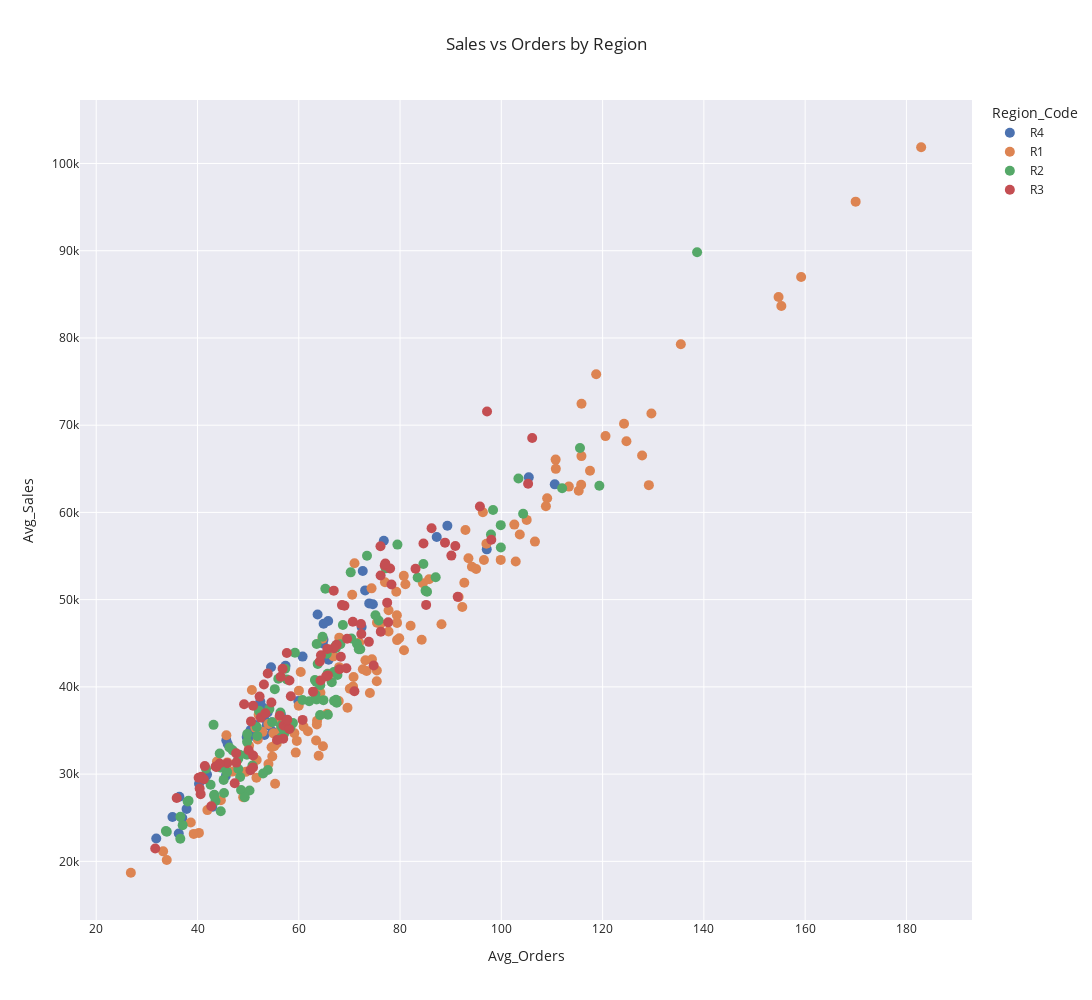

The code cell stored with this chart in its notebook:
### Markdown cell above
**Sales vs Orders by Store for Regions**

### Code cell
agg_df=db.sql("""
select Store_id,avg(Sales) as Avg_Sales, avg(Orders) as Avg_Orders, Region_Code from df group by Store_id, Region_Code
""").to_df()
fig=px.scatter(agg_df, x='Avg_Orders', y='Avg_Sales', title='Sales vs Orders by Region', hover_data=['Store_id'], color='Region_Code', );
fig.update_traces(marker=dict(size=10))
fig.update_layout(
    height=1000,
    width=1200,
)
fig.show();
